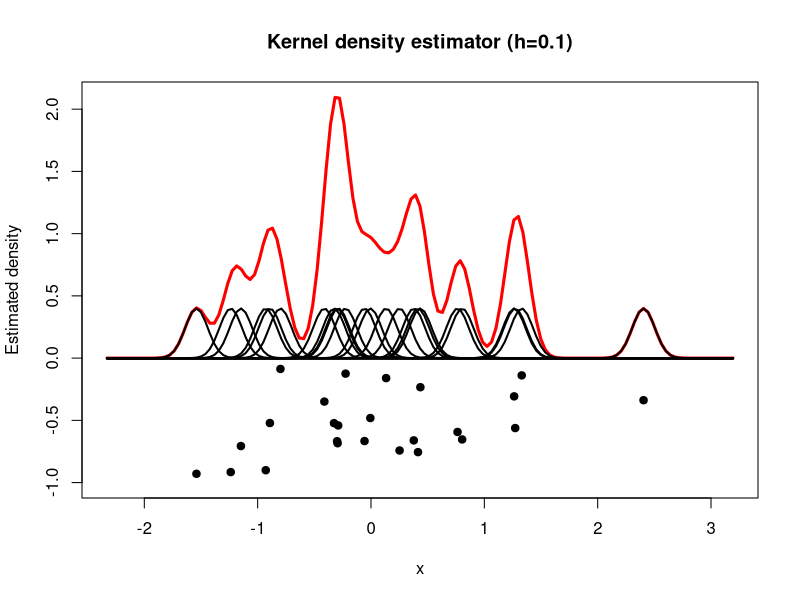

Generate this figure with R:
set.seed(0)
n   <- 25
x   <- rnorm(n)
h   <- 0.1
rx  <- range(x)
xt  <- rx[1]+(-20:120)/100*diff(rx)
#
pdf("kde1.pdf")
k   <- dnorm(outer(xt, x, "-")/h)
ke  <- apply(k, 1, sum)
jt  <- jitter(rep(-0.5, n), amount=0.5)
ylim <- c(-1, max(ke))
plot(xt, ke, type="l", col="red", main=sprintf("Kernel density estimator (h=%.1f)", h), ylim=ylim, lwd=3, ylab="Estimated density", xlab="x")
points(x, jt, pch=19)
for (i in 1:n) { lines(xt, k[,i], lwd=2) }
dev.off()
if (interactive()) browseURL(paste0(getwd(),"/kde1.pdf"))
